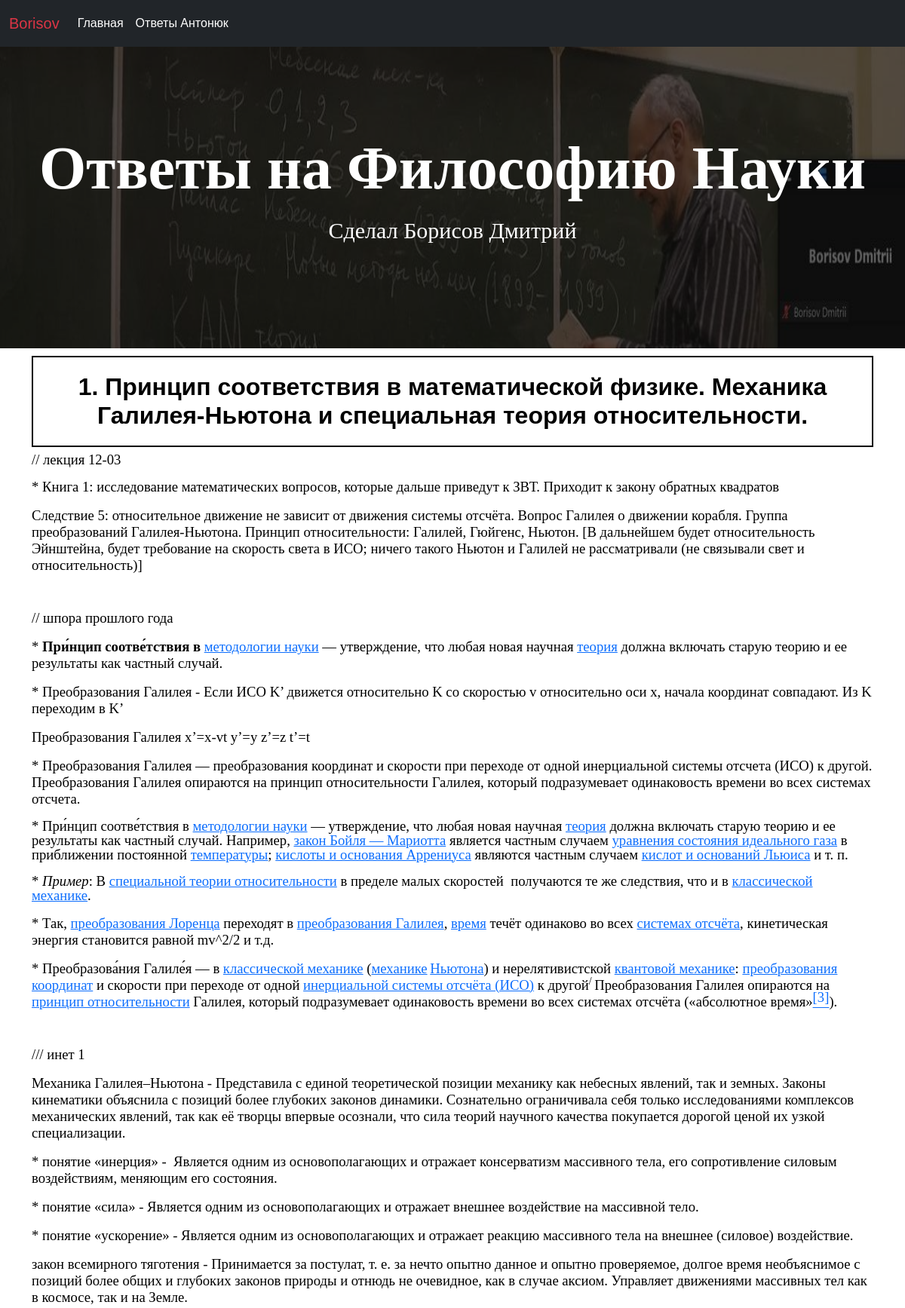
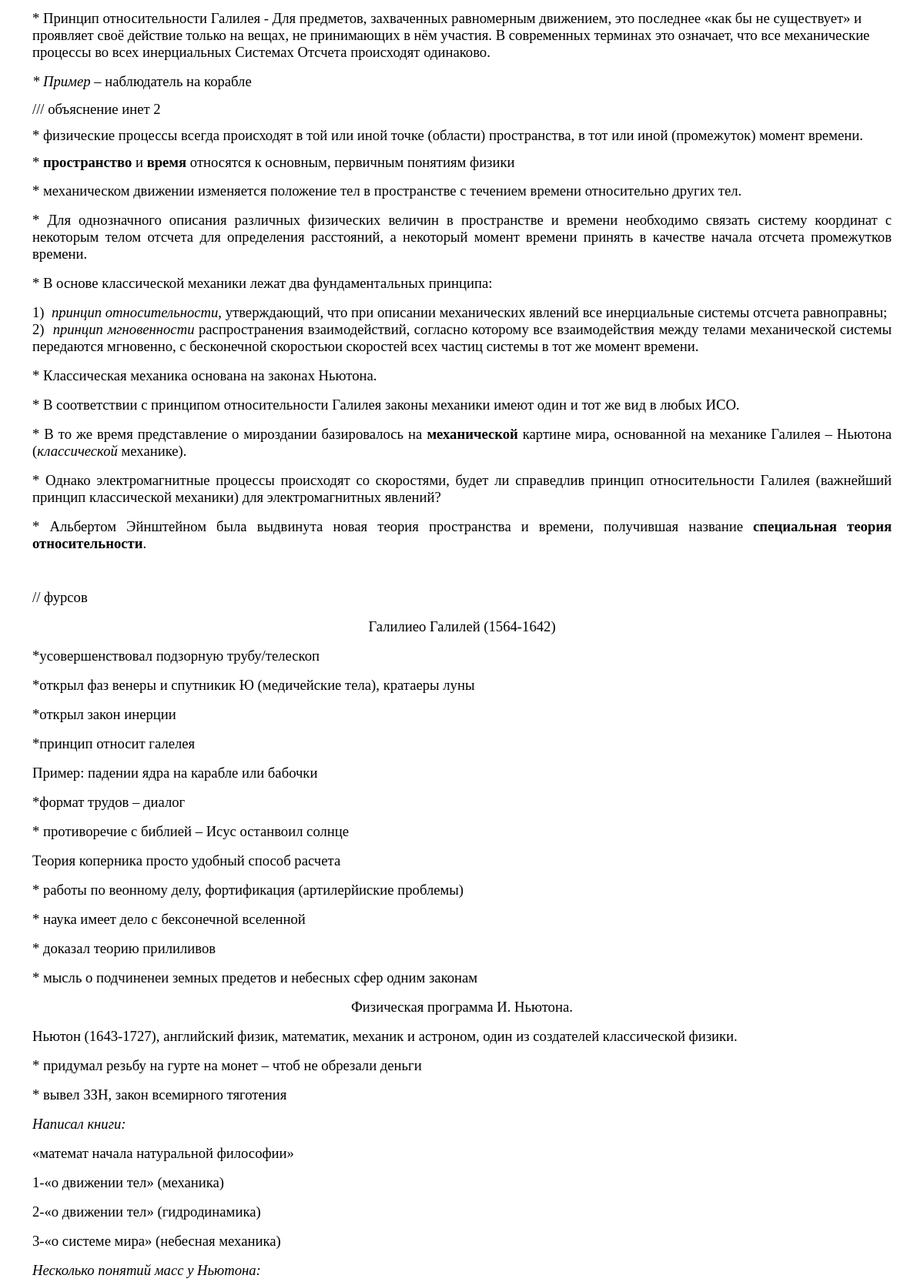
The app's page /answer/1/ (upper part) with its own data (2 pictures, top to bottom).
### badphilosopher/models.py (models this page shows, shortened)
class Lections(models.Model):
    number = models.IntegerField(unique=True)
    name_question = models.TextField(blank=True, null=True)
    answer = RichTextUploadingField(blank=True, null=True)
    visible = models.BooleanField(blank=True, null=True)

### badphilosopher/views.py (the view)
# urls.py: path('answer/<slug>/', DetailedAnswerlView.as_view(), name='detailed_answer'), # СТРАНИЦА ПОСТА
class DetailedAnswerlView(View):
    def get(self, request, slug, *args, **kwargs):
        answer = get_object_or_404(Lections, number=slug)
        return render(request, 'badphilosopher/detailed_answer.html', context={'answer': answer})

### badphilosopher/templates/badphilosopher/detailed_answer.html
{% extends './base.html' %}
{% load static %}
{% block head_block %}
    <link rel="stylesheet" type="text/css" href="{% static 'css/detailed_answer.css' %}">
{% endblock %}
{% block answers %}
<section class="detailed_answer">
    <div class="container">
        <h2 class="detailed_answer__header" style="border: 2px solid black;">
            {{answer.number}}.
            {{answer.name_question}}
        </h2>
        <div class="detailed_answer__text">
            {{answer.answer|safe}}
        </div>
    </div>
</section>
{% endblock %}

### badphilosopher/static/css/answer_list.css (style rules this page uses)
* { position: relative; box-sizing: border-box; font-weight: initial; }
body { margin: 0; padding: 0; font-family: 'Montserrat', sans-serif; font-size: 16px; line-height: 1.8; color: #000000; min-height: 100vh; display: flex; flex-direction: column; }

### badphilosopher/static/css/detailed_answer.css (style rules this page uses)
.detailed_answer { position: relative; padding: 10px; display: flex; flex-direction: column; justify-content: center; align-items: center; background-color: #aba9a9; background-color: rgba(255,255,255,1); }
.detailed_answer:before { content: ' '; display: block; position: absolute; left: 0; top: 0; width: 100%; height: 100%; z-index: -1; background-image: url('../img/bg_study.jpg'); background-repeat: no-repeat; background-position: 50% 0; background-size: cover; }
.detailed_answer__header { text-align: center; font-weight: bold; padding: 20px 0 20px 0; }
.detailed_answer p { line-height: 1; }

### records on screen
Lections: number "1", name_question "Принцип соответствия в математической физике. Механика Галилея-Ньютона и специальная теория относительности.", answer "// лекция 12-03 * Книга 1: исследование математических вопросов, которые дальше приведут к ЗВТ. Приходит к закону обратных квадратов Следствие 5: относительное движение не зависит от движения системы отсчёта. Вопрос Галилея о движении корабля. Группа преобразований Галилея-Ньютона. Принцип относительности: Галилей, Гюйгенс, Ньютон. [В дальнейшем будет относительность Эйнштейна, будет требование на скорость света в ИСО; ничего такого Ньютон и Галилей не рассматривали (не связывали свет и относительность)] // шпора прошлого года * При́нцип соотве́тствия в методологии науки — утверждение, что любая новая научная теория должна включать старую теорию и ее результаты как частный случай. *…"
